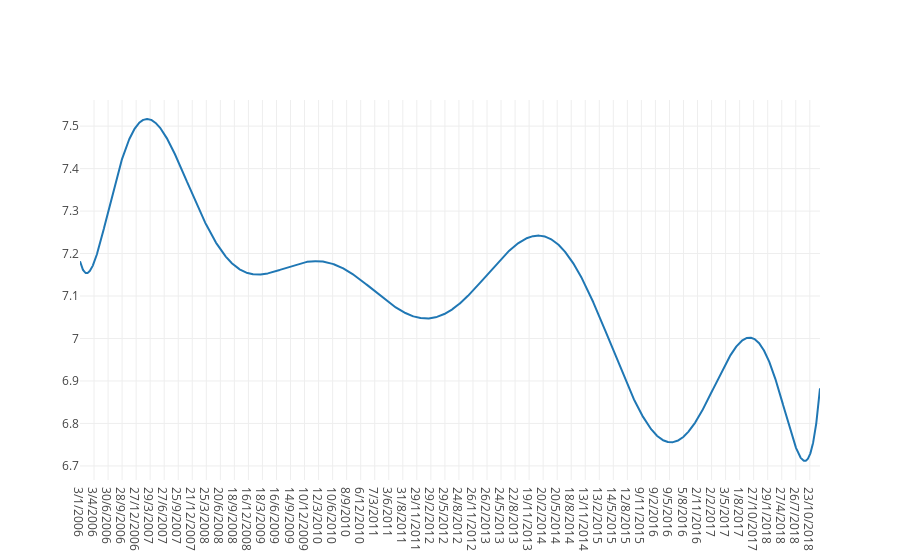

Notebook code cell kept with this figure:
### Markdown cell above
#### Combining the 2 Datasets and Do Analysis

### Code cell
US_Combine = combine_the_data_Stocks_n_LL(US_Resulting_Stocks_Data, US_LL)
US_Combine.head()

### Figure 1 — Plotly figure (JSON) as saved in the notebook; plotly's stock layout.template omitted (floating-point values rounded to 4 significant figures; data arrays with more than 128 entries replaced by an {"elided": "..."} marker saying what was removed)
{"data": [{"type": "scatter", "uid": "68a481e3-86e8-453e-b5cf-7ccf6d29cb0b", "x": {"elided": "3270 str values"}, "y": {"elided": "3270 float values"}}], "layout": {}}
